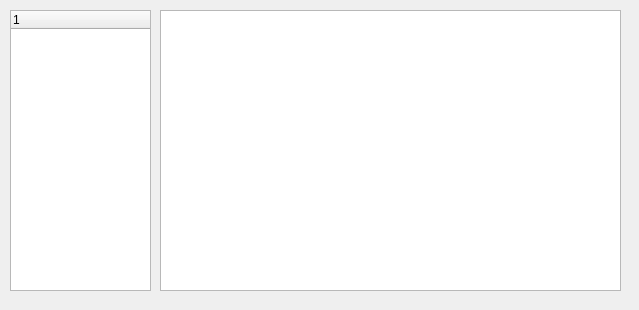
<?xml version="1.0" encoding="UTF-8"?>
<ui version="4.0">
 <class>Widget</class>
 <widget class="QWidget" name="Widget">
  <property name="geometry">
   <rect>
    <x>0</x>
    <y>0</y>
    <width>639</width>
    <height>310</height>
   </rect>
  </property>
  <property name="windowTitle">
   <string>Widget</string>
  </property>
  <widget class="QTreeWidget" name="list">
   <property name="geometry">
    <rect>
     <x>10</x>
     <y>10</y>
     <width>141</width>
     <height>281</height>
    </rect>
   </property>
   <column>
    <property name="text">
     <string notr="true">1</string>
    </property>
   </column>
  </widget>
  <widget class="QTableWidget" name="details">
   <property name="geometry">
    <rect>
     <x>160</x>
     <y>10</y>
     <width>461</width>
     <height>281</height>
    </rect>
   </property>
  </widget>
 </widget>
 <layoutdefault spacing="6" margin="11"/>
 <resources/>
 <connections/>
</ui>
